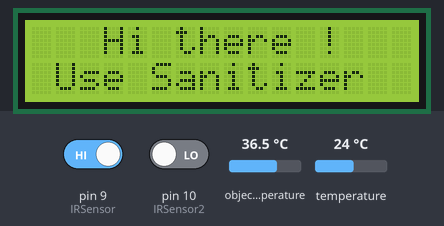
The sketch below on a simulated Arduino Uno, built with avr-gcc and run on an emulated ATmega328P. Parts: 16×2 character LCD. The inputs (shaded band) are chosen by the test bench; at power-on: pin 9 (IRSensor) HIGH, pin 10 (IRSensor2) LOW, object temperature 36.5 °C, temperature 24 °C. What the sketch prints to the serial monitor is not drawn.

Above: at 1.2 s.
1.3 s: pin 9 (IRSensor) driven LOW
At 2.7 s:
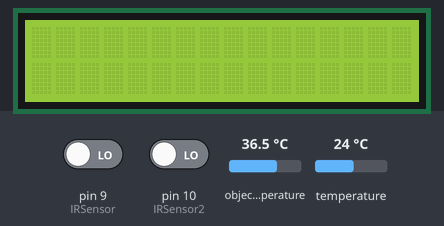
At 7.9 s:
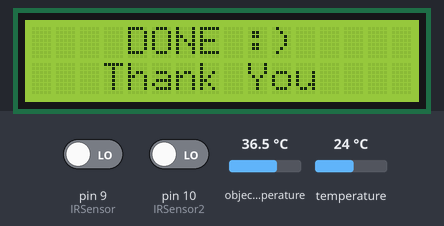
10.1 s: pin 9 (IRSensor) driven HIGH
At 12.4 s:
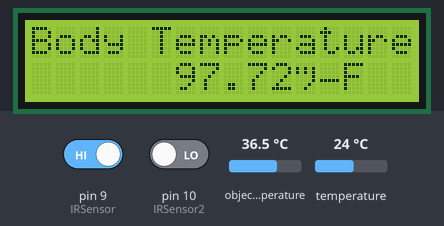
Timing chart, 0 to 13.9 s (numbered marks = the images above; inputs shaded):
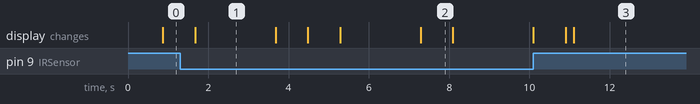

The sketch:

Covid19_Protocol_maintainer.ino
```cpp
//N.B you have to define the pins as per the your circuit...

#include <Adafruit_MLX90614.h>
#include <LiquidCrystal.h>
#include <Wire.h>


LiquidCrystal lcd(2,3,4,5,6,7);
int IRSensor = 9;
int IRSensor2 = 10;
float Btemp=97;
bool pump=11;
int statusSensor2;
int buz=12;
int red=14;
int green=13;

Adafruit_MLX90614 mlx = Adafruit_MLX90614();


void setup() {
  mlx.begin();
  lcd.begin(16,2);
  Serial.begin(9600);
  pinMode (IRSensor, INPUT); // sensor pin INPUT
  pinMode (IRSensor2, INPUT); // sensor pin INPUT


}

void loop() {
digitalWrite(pump,LOW);
  Serial.print(mlx.readAmbientTempC());
  Serial.print(mlx.readObjectTempC());

  lcd.clear();
  int statusSensor = digitalRead (IRSensor);
  Serial.println(statusSensor);
  lcd.setCursor(3,0);
  lcd.print("Hi there !");
  delay (800);
  lcd.setCursor(1,1);
  lcd.print("Use Sanitizer");
  delay (800);
  lcd.clear();

  dcpump:

  if(statusSensor ==0)
  {
    //TODO:Configure DC pump.
   digitalWrite(pump,HIGH);
    delay(1000);
   digitalWrite(pump,LOW);
    delay(1000);

    lcd.clear();
    lcd.setCursor(4,0);
    lcd.print("DONE :)");
    lcd.setCursor(3,1);
    lcd.print("Thank You");
    delay (800);
    lcd.clear();
     int statusSensor = digitalRead (IRSensor);
     if(statusSensor ==0)
     {
     goto dcpump;
     }else if(statusSensor ==1){
      int statusSensor2 =1;//only declaration.
      while(statusSensor2 ==1){
          int statusSensor2 = digitalRead (IRSensor2);
          lcd.clear();
          lcd.setCursor(3,0);
          lcd.print("Check Your");
           lcd.setCursor(0,1);
          lcd.print("Body Temperature");
          delay(200);
          if(statusSensor2 ==0)
          {
            goto temperature;
          }
        }

       }
        temperature:
        if(statusSensor2 ==0)
           {
          //TODO:Read temperature and store it in a variable temp(in faren heat) ;display it in the LCD display
          lcd.clear();
          Btemp=mlx.readObjectTempC();
          lcd.setCursor(0,0);
          lcd.print("Body Temperature :");
          lcd.setCursor(6,1);
          Btemp=(1.8*Btemp)+32;
          lcd.print(Btemp);
          lcd.print("°F");
          delay(7000);
           }
   }
 if (Btemp<99)
 {
  //open the dore and print welcome
  digitalWrite(green,HIGH);
  delay(1000);
  wel();
  digitalWrite(green,LOW);
 }else
  {
    //TODO:enable continueous buzzer and show high temperature in display (in the second line)
      digitalWrite(red,HIGH);
  delay(1000);
  digitalWrite(red,LOW);
  alert();
  }
  // put your main code here, to run repeatedly:

}


void wel()
{
	//TODO: Write code for opening the dore and printing welcome
  digitalWrite(buz,HIGH);
  delay(1000);
  digitalWrite(buz,LOW);
}

void alert()
{
	//TODO:Write code for alerting the customer by using buzzer , display etc.
    digitalWrite(buz,HIGH);
  delay(100);
  digitalWrite(buz,LOW);
  delay(100);
   digitalWrite(buz,HIGH);
  delay(100);
  digitalWrite(buz,LOW);
  delay(100);
   digitalWrite(buz,HIGH);
  delay(100);
  digitalWrite(buz,LOW);
  delay(100);
   digitalWrite(buz,HIGH);
  delay(100);
  digitalWrite(buz,LOW);
  delay(100);

  }
```

Measured:
- after the input at 1.3 s, the display: first differs from a run without the input after 6.0 s (image 2)
- after the input at 10.1 s, the display: first changes after 0.80 s (image 3 shows a later state)
- what the display in image 1 shows lasts 2.0 s, from 1.7 s to 3.7 s
- what the display in image 2 shows lasts 0.8 s, from 7.3 s to 8.1 s
